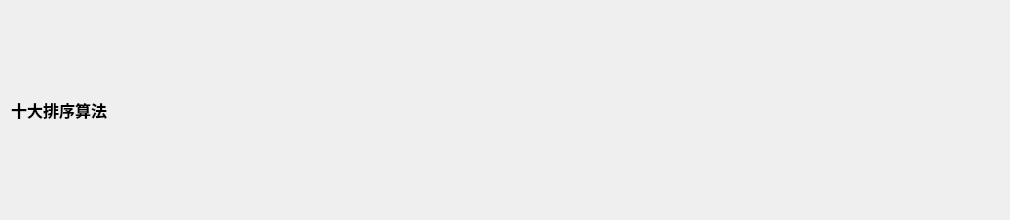
<?xml version="1.0" encoding="UTF-8"?>
<ui version="4.0">
 <class>TitleBar</class>
 <widget class="QWidget" name="TitleBar">
  <property name="geometry">
   <rect>
    <x>0</x>
    <y>0</y>
    <width>1010</width>
    <height>220</height>
   </rect>
  </property>
  <property name="windowTitle">
   <string>Form</string>
  </property>
  <property name="styleSheet">
   <string notr="true"/>
  </property>
  <layout class="QHBoxLayout" name="horizontalLayout">
   <item>
    <widget class="QLabel" name="label">
     <property name="font">
      <font>
       <family>微软雅黑</family>
       <pointsize>12</pointsize>
       <weight>75</weight>
       <bold>true</bold>
      </font>
     </property>
     <property name="text">
      <string>十大排序算法</string>
     </property>
    </widget>
   </item>
   <item>
    <spacer name="horizontalSpacer">
     <property name="orientation">
      <enum>Qt::Horizontal</enum>
     </property>
     <property name="sizeHint" stdset="0">
      <size>
       <width>546</width>
       <height>20</height>
      </size>
     </property>
    </spacer>
   </item>
   <item>
    <widget class="QPushButton" name="m_minimizeButton">
     <property name="text">
      <string/>
     </property>
     <property name="icon">
      <iconset resource="res.qrc">
       <normaloff>:/最小化终极不改.svg</normaloff>:/最小化终极不改.svg</iconset>
     </property>
     <property name="flat">
      <bool>true</bool>
     </property>
    </widget>
   </item>
   <item>
    <widget class="QPushButton" name="m_maximizeButton">
     <property name="text">
      <string/>
     </property>
     <property name="icon">
      <iconset resource="res.qrc">
       <normaloff>:/最大化.svg</normaloff>:/最大化.svg</iconset>
     </property>
     <property name="flat">
      <bool>true</bool>
     </property>
    </widget>
   </item>
   <item>
    <widget class="QPushButton" name="m_closeButton">
     <property name="text">
      <string/>
     </property>
     <property name="icon">
      <iconset resource="res.qrc">
       <normaloff>:/关 闭.svg</normaloff>:/关 闭.svg</iconset>
     </property>
     <property name="flat">
      <bool>true</bool>
     </property>
    </widget>
   </item>
  </layout>
 </widget>
 <resources>
  <include location="res.qrc"/>
 </resources>
 <connections/>
</ui>
